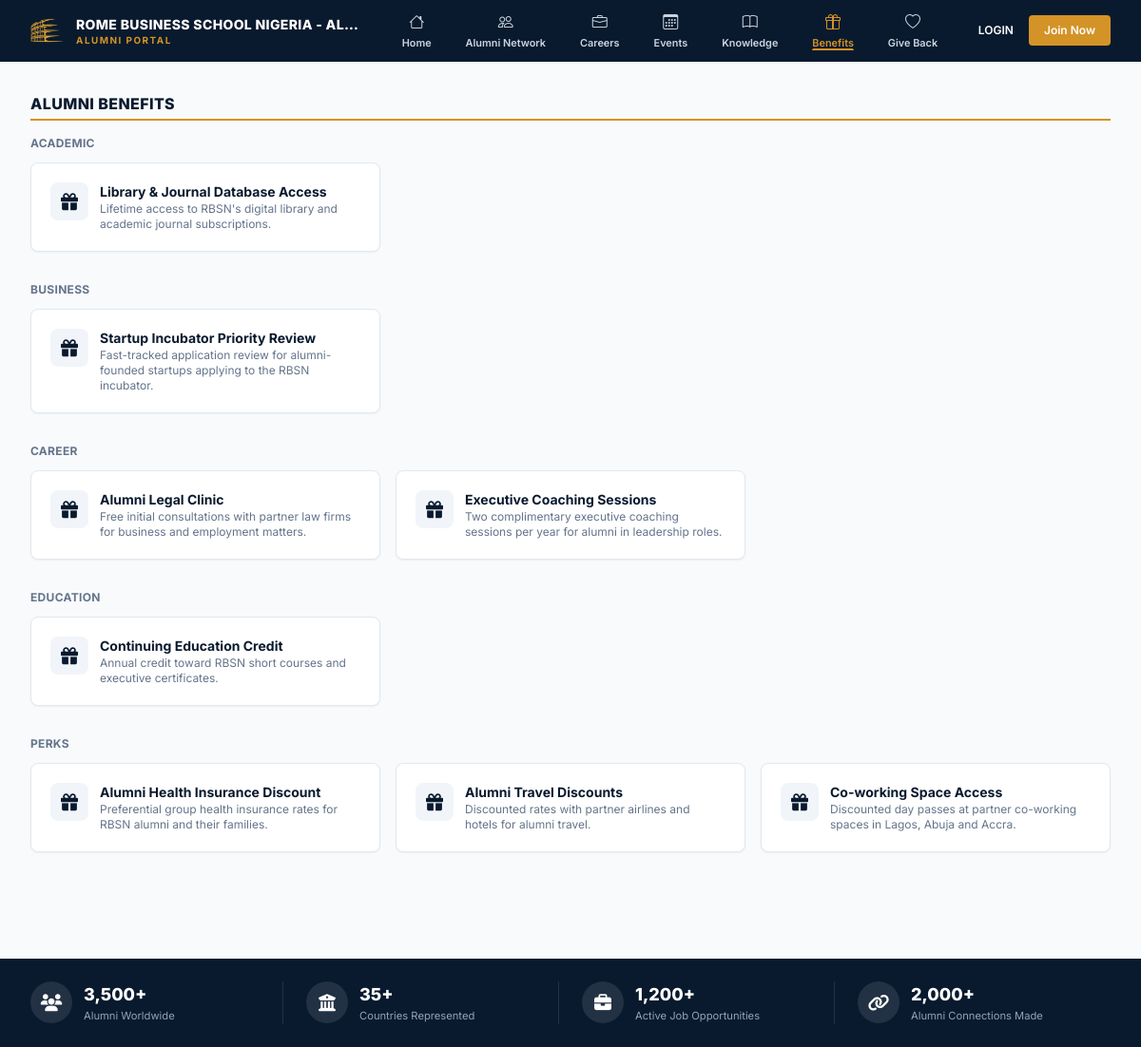
Screenshot of /benefits with the database file from the repository.
### tables this page shows
CREATE TABLE settings (
  setting_key VARCHAR(100) PRIMARY KEY,
  setting_value TEXT NULL
);

CREATE TABLE benefits (
  id INT AUTO_INCREMENT PRIMARY KEY,
  title VARCHAR(200) NOT NULL,
  description VARCHAR(500) NULL,
  category VARCHAR(100) NULL,
  link VARCHAR(255) NULL,
  created_at TIMESTAMP DEFAULT CURRENT_TIMESTAMP,
  updated_at TIMESTAMP DEFAULT CURRENT_TIMESTAMP ON UPDATE CURRENT_TIMESTAMP
);

### app/Views/benefits/index.php (the view, shortened to what the rows shown need)
<div class="max-w-[1280px] mx-auto px-4 md:px-8 py-8">
  <div class="section-header">
    <h1 class="section-title text-base">Alumni Benefits</h1>
  </div>
  <?php foreach ($grouped as $category => $items): ?>
    <div class="mb-8">
      <h3 class="text-xs font-bold text-slate-500 uppercase tracking-wide mb-3"><?= e($category) ?></h3>
      <div class="grid grid-cols-1 md:grid-cols-2 lg:grid-cols-3 gap-4">
        <?php foreach ($items as $benefit): ?>
          <a href="<?= e($benefit['link'] ?: '#') ?>" class="card p-5 flex items-start gap-3">
            <div class="w-10 h-10 rounded-lg bg-slate-100 text-primary-navy flex items-center justify-center text-lg flex-shrink-0"><i class="fa-solid fa-gift"></i></div>
            <div class="min-w-0">
              <h4 class="text-sm font-bold text-primary-navy"><?= e($benefit['title']) ?></h4>
              <p class="text-xs text-slate-500"><?= e($benefit['description']) ?></p>
            </div>
          </a>
        <?php endforeach; ?>
      </div>
    </div>
  <?php endforeach; ?>
</div>

### app/Core/Router.php (shortened to what the rows shown need)
<?php
class Router
{
    private array $routes = [];
    private function normalize(string $path): string
    {
        $path = rtrim($path, '/');
        return $path === '' ? '/' : $path;
    }
    private function add(string $method, string $path, string $handler): void
    {
        $path = $this->normalize($path);
        preg_match_all('#\{([a-zA-Z_]+)\}#', $path, $paramNames);
        $regex = preg_replace('#\{[a-zA-Z_]+\}#', '([^/]+)', $path);
        $regex = '#^' . $regex . '$#';
        $this->routes[] = [
            'method' => $method,
            'regex' => $regex,
            'handler' => $handler,
            'params' => $paramNames[1],
        ];
    }
    public function dispatch(string $method, string $uri): void
    {
        $uri = $this->normalize($uri);
        foreach ($this->routes as $route) {
            if ($route['method'] !== $method) {
                continue;
            }
            if (preg_match($route['regex'], $uri, $matches)) {
                array_shift($matches);
                $args = array_combine($route['params'], array_map('urldecode', $matches));
                [$controllerName, $action] = explode('@', $route['handler']);
                $controller = new $class();
                call_user_func_array([$controller, $action], $args);
                return;
            }
        }
    }
}

### app/Views/layouts/main.php (shortened to what the rows shown need)
<?php
$activeNav = $activeNav ?? '';
$authUser = Auth::user();
$footerSettings = Setting::all();
$unreadNotificationCount = $authUser ? Notification::unreadCount((int) $authUser['id']) : 0;
$networkFamily = ['directory', 'connections', 'feed', 'messages', 'mentorship', 'businesses', 'cohorts', 'map', 'spotlight', 'news', 'resources'];
$isNetworkActive = in_array($activeNav, $networkFamily, true);
$isCareersActive = $activeNav === 'jobs';
$cohortBadge = null;
?>
<!DOCTYPE html>
<html lang="en">
<head>
  <link rel="stylesheet" href="https://cdnjs.cloudflare.com/ajax/libs/font-awesome/6.4.0/css/all.min.css">
  <link rel="stylesheet" href="https://cdn.jsdelivr.net/npm/bootstrap-icons@1.11.3/font/bootstrap-icons.min.css">
  <link rel="stylesheet" href="<?= e(versioned_asset('css/app.css')) ?>">
</head>
<body class="pb-16 lg:pb-0 flex flex-col min-h-screen">
  <header class="bg-[var(--header-bg)] border-b border-black/5 sticky top-0 z-50">
    <div class="max-w-[1400px] mx-auto px-4 md:px-8">
      <div class="flex items-center justify-between h-[var(--header-height)] gap-4">
        <a href="<?= e(url('/')) ?>" class="flex items-center gap-3 flex-shrink-0 min-w-0">
          <img src="<?= e(upload_url('branding/rbs-logo.png')) ?>" alt="Rome Business School Logo" class="w-9 h-9 object-contain flex-shrink-0">
          <div class="leading-tight min-w-0">
            <div class="text-[var(--header-text)] font-extrabold text-[0.65rem] lg:text-sm tracking-wide uppercase lg:truncate max-w-[130px] lg:max-w-[300px]"><?= e(Setting::get('site_name', 'Rome Business School Nigeria')) ?></div>
            <div class="text-gold text-[0.6rem] lg:text-[0.62rem] font-bold tracking-[0.15em] uppercase">Alumni Portal</div>
          </div>
        </a>
        <nav class="hidden lg:flex items-stretch gap-1 flex-1 justify-center">
          <a href="<?= e(url('/')) ?>" class="top-pill h-full <?= $activeNav === 'home' ? 'active' : '' ?>">
            <i class="bi bi-house"></i><span>Home</span>
          </a>
          <?php if (\App\Models\PageVisibility::shouldShowInNav('directory', $authUser)): ?>
          <div class="relative group h-full" data-mega-group>
            <button class="top-pill h-full <?= $isNetworkActive ? 'active' : '' ?>">
              <i class="bi bi-people"></i><span>Alumni Network</span>
            </button>
          </div>
          <?php endif; ?>
          <?php if (\App\Models\PageVisibility::shouldShowInNav('jobs', $authUser)): ?>
          <div class="relative group h-full" data-mega-group>
            <button class="top-pill h-full <?= $isCareersActive ? 'active' : '' ?>">
              <i class="bi bi-briefcase"></i><span>Careers</span>
            </button>
          </div>
          <?php endif; ?>
          <?php if (\App\Models\PageVisibility::shouldShowInNav('events', $authUser)): ?>
          <div class="relative group h-full" data-mega-group>
            <button class="top-pill h-full <?= $activeNav === 'events' ? 'active' : '' ?>">
              <i class="bi bi-calendar3"></i><span>Events</span>
            </button>
          </div>
          <?php endif; ?>
          <?php if (\App\Models\PageVisibility::shouldShowInNav('knowledge', $authUser)): ?>
          <div class="relative group h-full" data-mega-group>
            <button class="top-pill h-full <?= $activeNav === 'knowledge' ? 'active' : '' ?>">
              <i class="bi bi-book"></i><span>Knowledge</span>
            </button>
          </div>
          <?php endif; ?>
          <?php if (\App\Models\PageVisibility::shouldShowInNav('benefits', $authUser)): ?>
          <div class="relative group h-full" data-mega-group>
            <button class="top-pill h-full <?= $activeNav === 'benefits' ? 'active' : '' ?>">
              <i class="bi bi-gift"></i><span>Benefits</span>
            </button>
          </div>
          <?php endif; ?>
          <?php if (\App\Models\PageVisibility::shouldShowInNav('give', $authUser)): ?>
            <div class="relative h-full">
              <a href="<?= e(url('give')) ?>" class="top-pill h-full hover:!text-gold hover:!bg-white/10 <?= $activeNav === 'give' ? 'active' : '' ?>">
                <i class="bi bi-heart"></i><span>Give Back</span>
              </a>
            </div>
          <?php endif; ?>
        </nav>
        <div class="flex items-center gap-4 flex-shrink-0">
          <?php if ($authUser): ?>
            <a href="<?= e(url('notifications')) ?>" class="relative text-[var(--header-text)] hover:text-gold" id="notification-bell">
              <i class="fa-regular fa-bell text-lg"></i>
              <span id="notification-badge" class="absolute -top-1.5 -right-2 bg-gold text-white text-[0.6rem] font-bold w-4 h-4 rounded-full flex items-center justify-center <?= $unreadNotificationCount > 0 ? '' : 'hidden' ?>"><?= min(9, $unreadNotificationCount) ?><?= $unreadNotificationCount > 9 ? '+' : '' ?></span>
            </a>
            <div class="relative group">
              <button class="flex items-center gap-2.5">
                <?= avatar_html($authUser, 'w-9 h-9 border-2 border-[var(--header-text)]') ?>
                <span class="hidden md:block text-left leading-tight">
                  <span class="block text-[var(--header-text)] text-xs font-bold truncate max-w-[110px]"><?= e($authUser['name']) ?></span>
                  <?php if ($cohortBadge): ?><span class="block text-gold text-[0.65rem] font-semibold"><?= e($cohortBadge) ?></span><?php endif; ?>
                </span>
                <i class="fa-solid fa-angle-down text-[0.65rem] text-[var(--header-text)] opacity-60"></i>
              </button>
              <div class="absolute right-0 top-full pt-2 hidden group-hover:block z-40">
                <div class="bg-white min-w-[180px] shadow-lg rounded-md border border-slate-200 py-2">
                  <div class="px-4 py-1.5 text-xs font-semibold text-primary-navy truncate"><?= e($authUser['name']) ?></div>
                  <a href="<?= e(url('profile/edit')) ?>" class="block px-4 py-2 text-xs text-slate-700 hover:bg-slate-50 hover:text-gold">Edit Profile</a>
                  <?php if ($authUser['role'] === 'admin'): ?>
                    <a href="<?= e(url('admin/dashboard')) ?>" class="block px-4 py-2 text-xs text-slate-700 hover:bg-slate-50 hover:text-gold">Admin Panel</a>
                  <?php endif; ?>
                  <?php if (in_array($authUser['role'], ['admin', 'editor'], true)): ?>
                    <a href="<?= e(url('admin/register-alumni')) ?>" class="block px-4 py-2 text-xs text-slate-700 hover:bg-slate-50 hover:text-gold">Register Alumni</a>
                  <?php endif; ?>
                  <form method="POST" action="<?= e(url('logout')) ?>">
                    <?= csrf_field() ?>
                    <button type="submit" class="w-full text-left px-4 py-2 text-xs text-slate-700 hover:bg-slate-50 hover:text-gold">Logout</button>
                  </form>
                </div>
              </div>
            </div>
          <?php else: ?>
            <a href="<?= e(url('login')) ?>" class="text-xs font-semibold text-[var(--header-text)] hover:text-gold uppercase hidden sm:inline">Login</a>
            <a href="<?= e(url('register')) ?>" class="btn-gold !px-4 !py-2 text-xs hidden sm:inline-block">Join Now</a>
          <?php endif; ?>
        </div>
      </div>
    </div>
  </header>
  <main class="flex-1">
    <?= $content ?>
  </main>
  <footer class="bg-primary-navy text-white mt-12 py-6">
    <div class="max-w-[1280px] mx-auto px-4 md:px-8 grid grid-cols-2 md:grid-cols-4 gap-6">
      <div class="flex items-center gap-3 md:border-r md:border-white/10">
        <div class="w-11 h-11 rounded-full bg-white/10 flex items-center justify-center text-lg flex-shrink-0"><i class="fa-solid fa-users"></i></div>
        <div>
          <h3 class="text-lg font-extrabold"><?= e($footerSettings['metric_alumni'] ?? '') ?></h3>
          <p class="text-[0.7rem] text-slate-400">Alumni Worldwide</p>
        </div>
      </div>
      <div class="flex items-center gap-3 md:border-r md:border-white/10">
        <div class="w-11 h-11 rounded-full bg-white/10 flex items-center justify-center text-lg flex-shrink-0"><i class="fa-solid fa-building-columns"></i></div>
        <div>
          <h3 class="text-lg font-extrabold"><?= e($footerSettings['metric_countries'] ?? '') ?></h3>
          <p class="text-[0.7rem] text-slate-400">Countries Represented</p>
        </div>
      </div>
      <div class="flex items-center gap-3 md:border-r md:border-white/10">
        <div class="w-11 h-11 rounded-full bg-white/10 flex items-center justify-center text-lg flex-shrink-0"><i class="fa-solid fa-briefcase"></i></div>
        <div>
          <h3 class="text-lg font-extrabold"><?= e($footerSettings['metric_jobs'] ?? '') ?></h3>
          <p class="text-[0.7rem] text-slate-400">Active Job Opportunities</p>
        </div>
      </div>
      <div class="flex items-center gap-3">
        <div class="w-11 h-11 rounded-full bg-white/10 flex items-center justify-center text-lg flex-shrink-0"><i class="fa-solid fa-link"></i></div>
        <div>
          <h3 class="text-lg font-extrabold"><?= e($footerSettings['metric_connections'] ?? '') ?></h3>
          <p class="text-[0.7rem] text-slate-400">Alumni Connections Made</p>
        </div>
      </div>
    </div>
  </footer>
</body>
</html>

### rows the page displays
settings: setting_value "ROME BUSINESS SCHOOL NIGERIA - AL…"
benefits: title "Library & Journal Database Access", description "Lifetime access to RBSN's digital library and academic journal subscriptions."
benefits: title "Startup Incubator Priority Review", description "Fast-tracked application review for alumni-founded startups applying to the RBSN incubator."
benefits: title "Alumni Legal Clinic", description "Free initial consultations with partner law firms for business and employment matters."
benefits: title "Executive Coaching Sessions", description "Two complimentary executive coaching sessions per year for alumni in leadership roles."
benefits: title "Continuing Education Credit", description "Annual credit toward RBSN short courses and executive certificates."
benefits: title "Alumni Health Insurance Discount", description "Preferential group health insurance rates for RBSN alumni and their families."
benefits: title "Alumni Travel Discounts", description "Discounted rates with partner airlines and hotels for alumni travel."
benefits: title "Co-working Space Access", description "Discounted day passes at partner co-working spaces in Lagos, Abuja and Accra."

### other values shown
$category "ACADEMIC"
$category "BUSINESS"
$category "CAREER"
$category "EDUCATION"
$category "PERKS"
$footerSettings['metric_alumni'] "3,500+"
$footerSettings['metric_countries'] "35+"
$footerSettings['metric_jobs'] "1,200+"
$footerSettings['metric_connections'] "2,000+"
